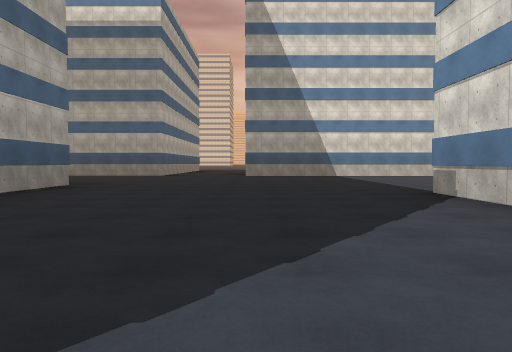
View 1 (above)

24 first-person views from a walk through a world built for the Webots simulator. The camera is 1.2 m above the floor, tilts 2° down and sees 70° across. The floor is counted in squares, 5 m on a side. Each view is taken from the middle of a square. On the plan, view 1 faces up. The plan holds only what a view shows up to about 9 squares ahead; the rest is blank. The place goes on beyond the plan. The robots in the file are not drawn. Simple shapes and patterns stand in for the simulator's stock objects.

View 2
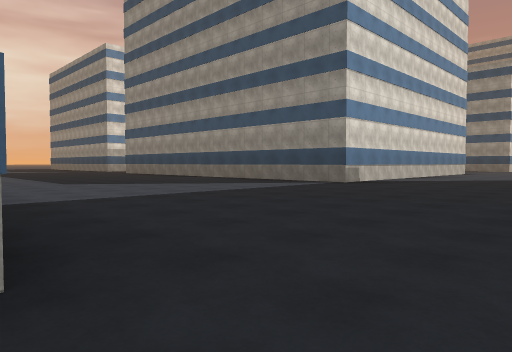

View 3
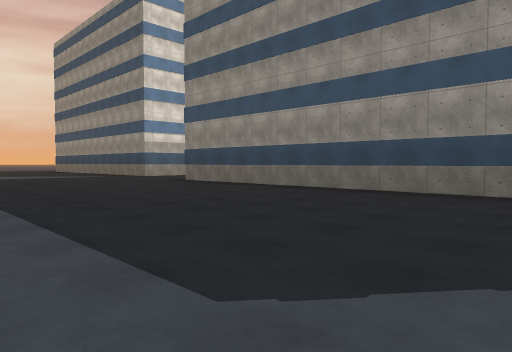

View 4
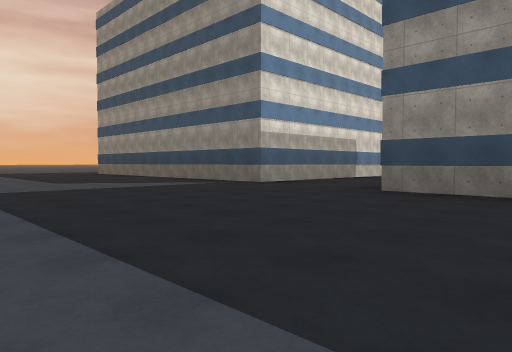

View 5
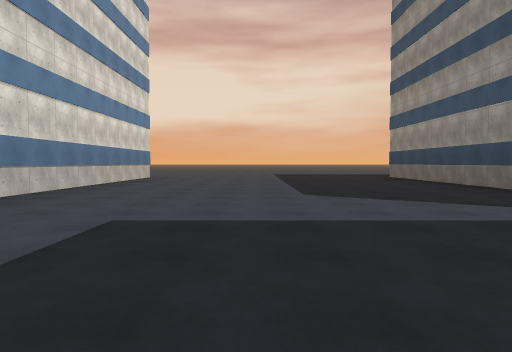

View 6
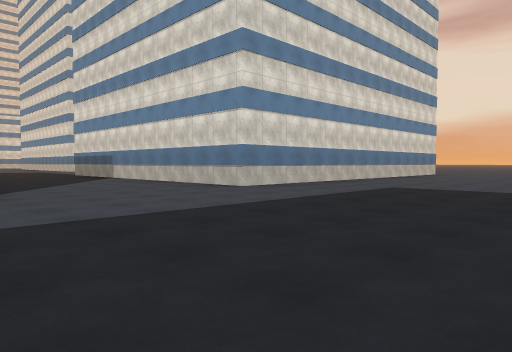

View 7
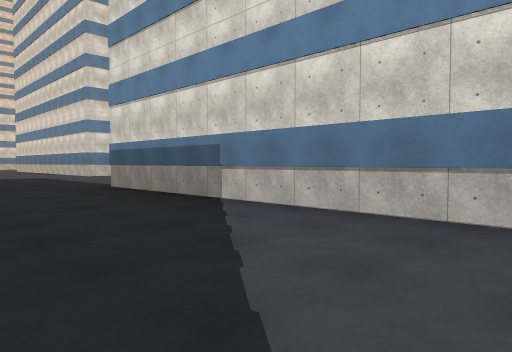

View 8
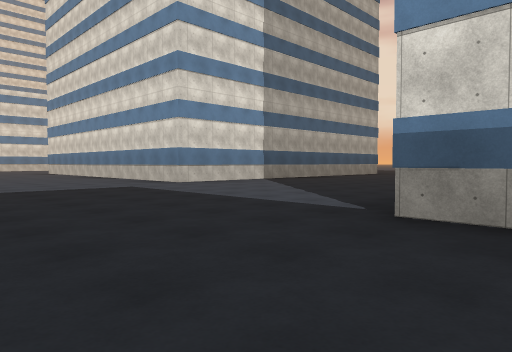

View 9
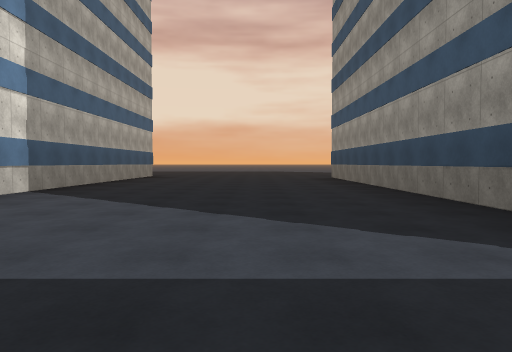

View 10
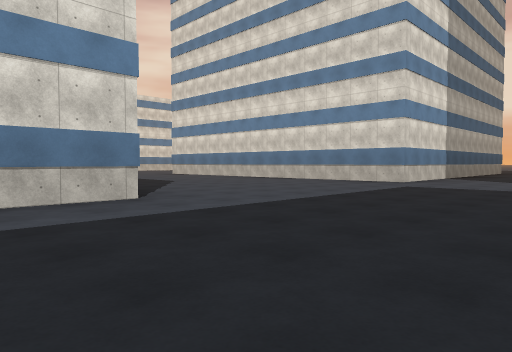

View 11
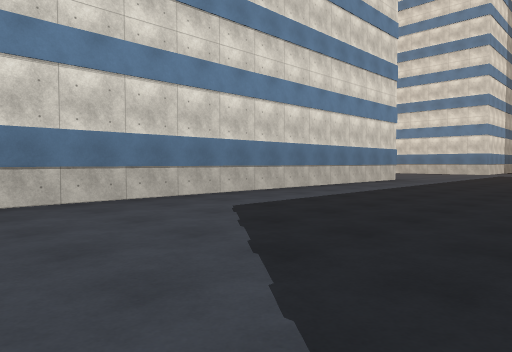

View 12
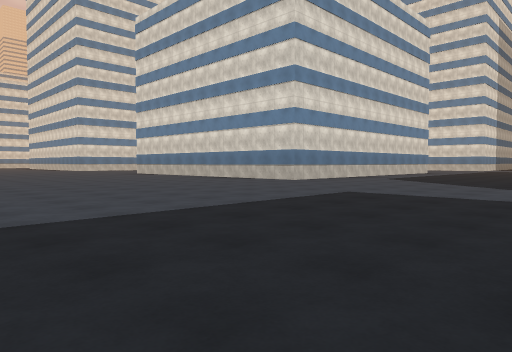

View 13
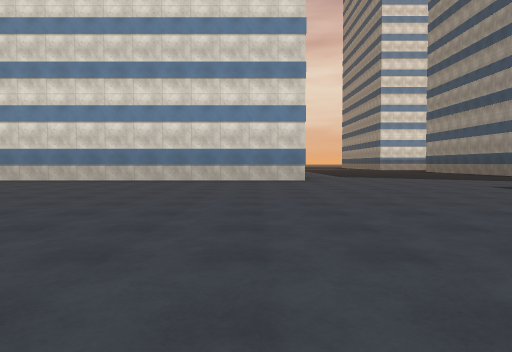

View 14
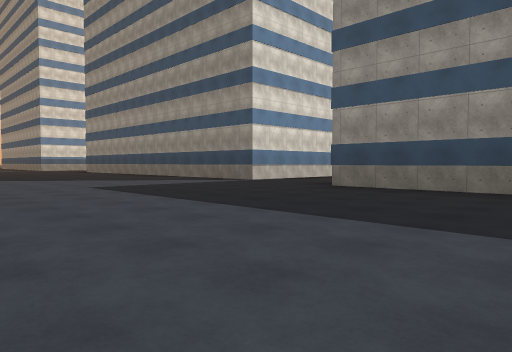

View 15
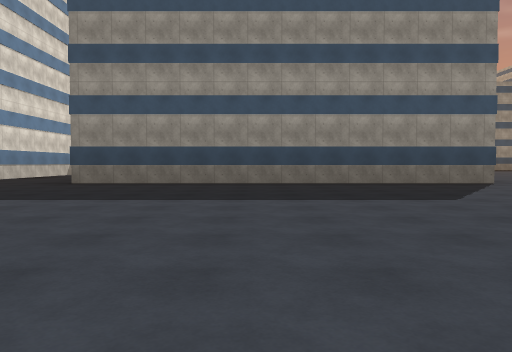

View 16
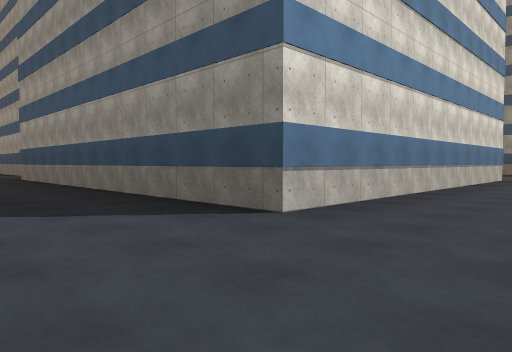

View 17
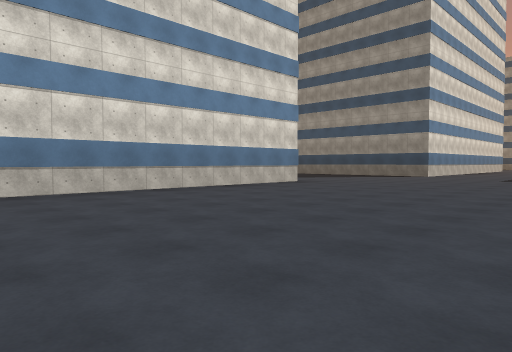

View 18
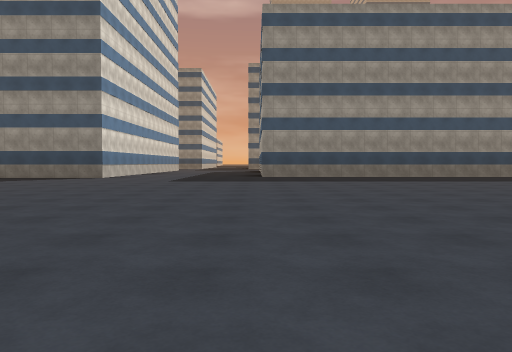

View 19
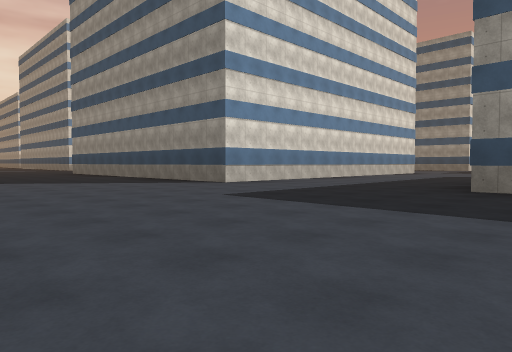

View 20
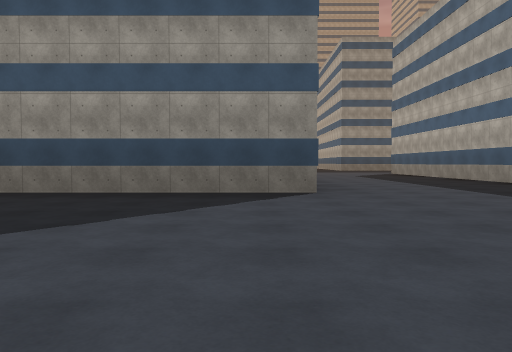

View 21
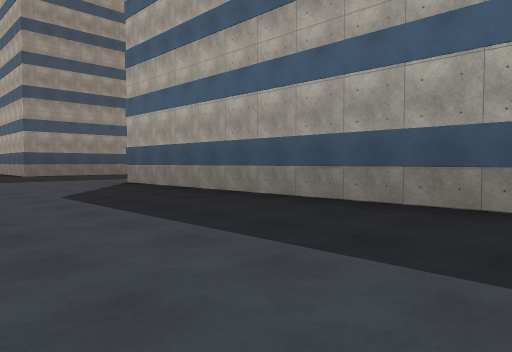

View 22
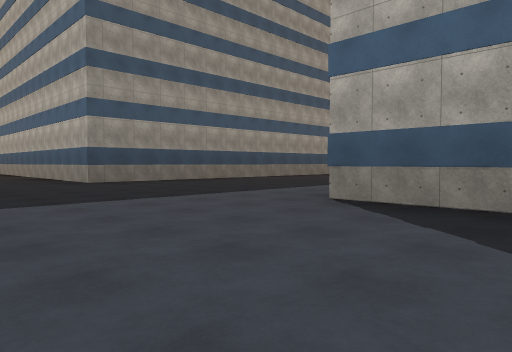

View 23
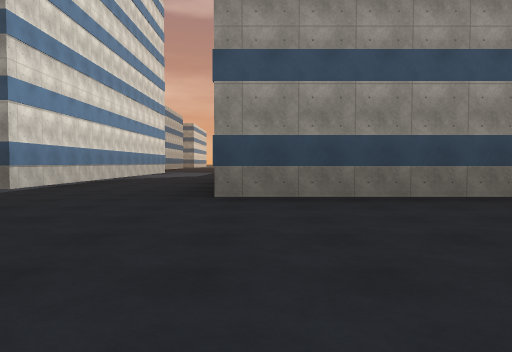

View 24
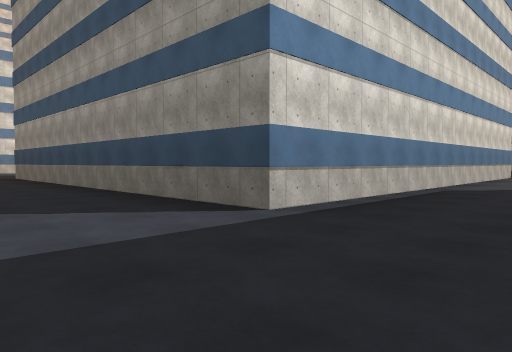

### Floor plan
Key: @ floor where view 1 was taken; . floor; B building.
Columns run from 13 left of view 1 to 14 right of it. Each row starts with its distance up from view 1.
 18            ...B      ..B
 17           ....B     ...B
 16          .....BBBBBB...B
 15         ...............BBBBB
 14        .....................
 13      .......................
 12      .......................
 11    ....BBBBB.BBBBBB ..BBBBBB
 10    ....B    .B      ..B
  9   .....B   B.B      ..B
  8  ......B   B.B      ..B
  7  ......B BBB.BBBB   ..BBBBBB
  6 ............................
  5 ............................
  4 ......BBBBBB................
  3 BBBB..B    B...BBBBBB.......
  2    B..B     ...B     ..BBBBB
  1    B..B     ...B     ..B
  0    B..B      @.B      .B
 -1    B..B       .B       B
 -2   ....B       .B
 -3 ......
 -4 ........
 -5 BBBB.......
 -6    B..BBBBB
 -7    B..B
 -8    B..B
 -9    B..B
-10     ..B
-11     ..B

Positions as (right, up) in squares from view 1, and headings:
1: (0, 0), facing up
2: (-1, 7), facing down-right
3: (3, 6), facing down-right
4: (6, 6), facing down-right
5: (8, 5), facing right
6: (6, 4), facing up-right
7: (7, 8), facing up-right
8: (7, 11), facing up-right
9: (8, 13), facing right
10: (5, 13), facing up-right
11: (1, 13), facing up-right
12: (-3, 12), facing up-right
13: (-4, 16), facing right
14: (-4, 15), facing down-right
15: (-4, 16), facing down
16: (-8, 13), facing down-right
17: (-10, 11), facing down-right
18: (-10, 10), facing down
19: (-11, 7), facing down-right
20: (-7, 7), facing down
21: (-8, 3), facing down-left
22: (-8, 0), facing down-left
23: (-10, -2), facing down
24: (-9, -4), facing down-right
